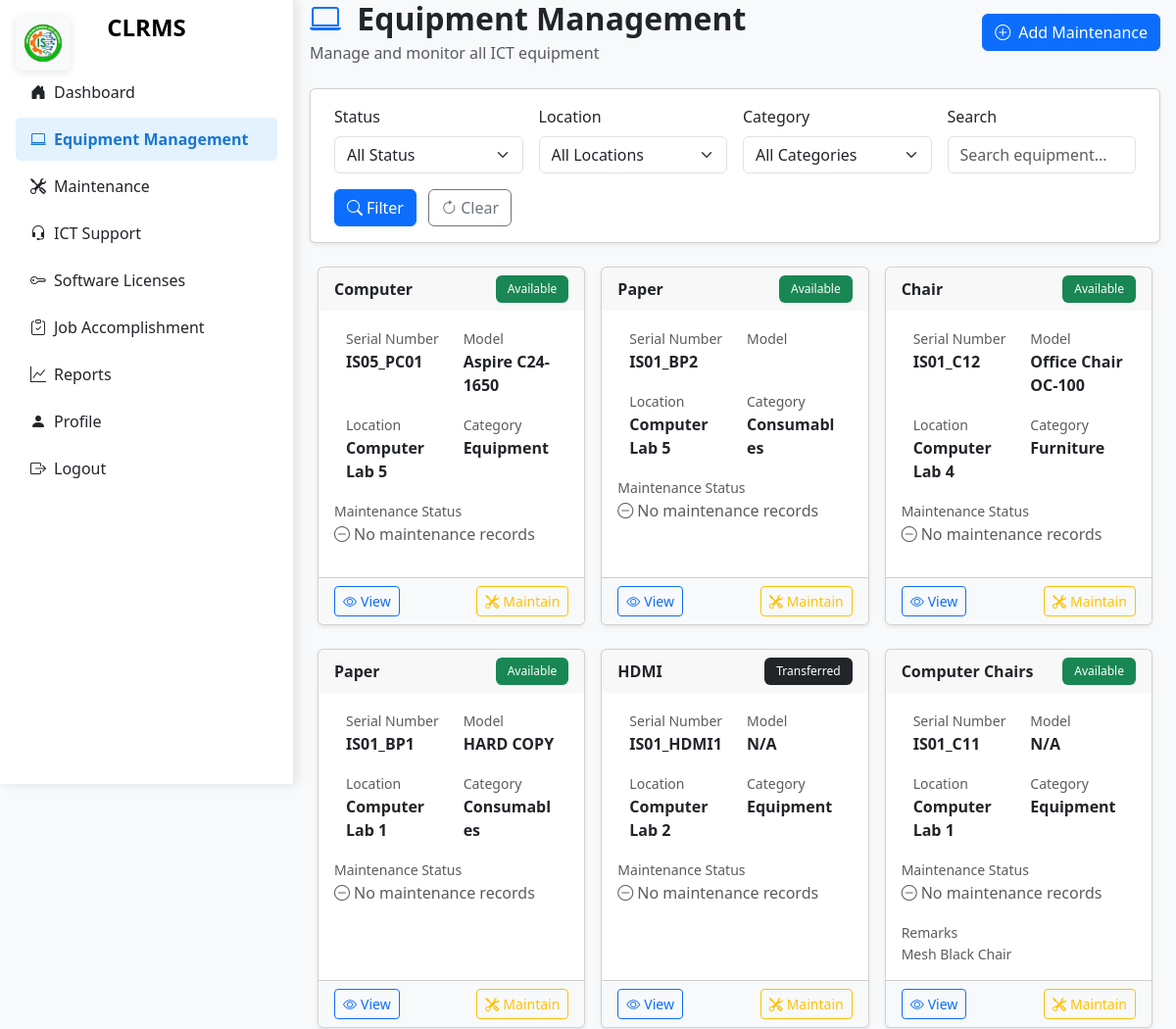
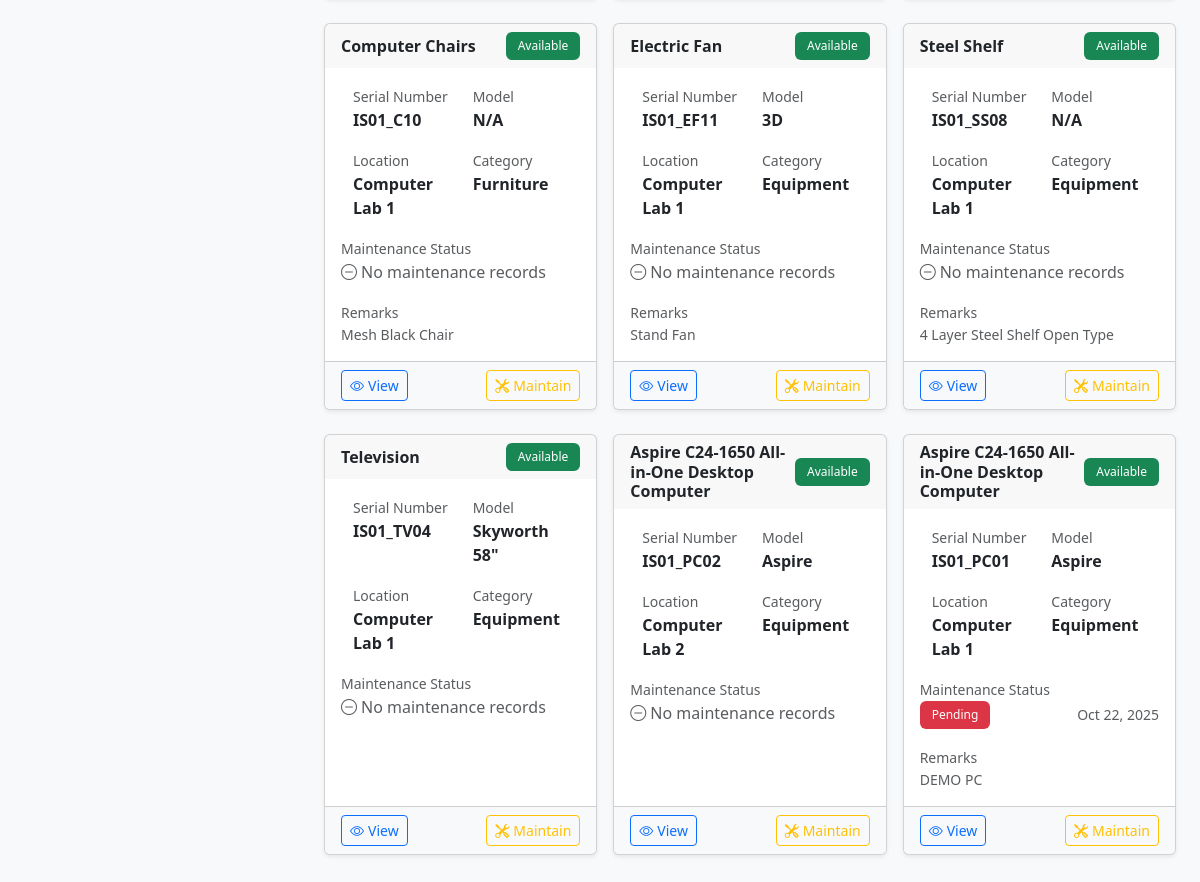
The app's page /pages/ict_equipment.php (signed in) with its own data (2 pictures, top to bottom).
### tables this page shows
CREATE TABLE `equipment` (
  `id` int(11) NOT NULL,
  `name` varchar(100) NOT NULL,
  `serial_number` varchar(100) NOT NULL,
  `model` varchar(100) DEFAULT NULL,
  `status` enum('Available','Borrowed','Maintenance','Repair','Retired','Under Repair','Disposed','Transferred') DEFAULT 'Available',
  `location` varchar(100) NOT NULL,
  `category` varchar(50) DEFAULT 'Equipment',
  `remarks` text DEFAULT NULL,
  `date_transferred` date DEFAULT NULL,
  `installation_date` date DEFAULT NULL,
  `last_maintenance_date` date DEFAULT NULL,
  `next_maintenance_date` date DEFAULT NULL,
  `maintenance_interval_months` int(11) DEFAULT 6,
  `last_updated_by` int(11) DEFAULT NULL,
  `last_updated_at` datetime DEFAULT NULL,
  `is_archived` tinyint(1) DEFAULT 0
);

CREATE TABLE `maintenance_records` (
  `id` int(11) NOT NULL,
  `equipment_id` int(11) NOT NULL,
  `type` enum('Maintenance','Repair') DEFAULT 'Maintenance',
  `issue_description` text NOT NULL,
  `maintenance_date` date NOT NULL,
  `repair_status` enum('Pending','In Progress','Completed') DEFAULT 'Pending',
  `notes` text DEFAULT NULL,
  `photo` varchar(255) DEFAULT NULL,
  `due_date` date DEFAULT NULL
);

### classes/Equipment.php (called while the page is built, shortened)
<?php
require_once 'Database.php';
require_once 'BaseModel.php';
class Equipment extends BaseModel {
    public function __construct() {
        $database = new Database();
    }
    public function filterAndSearchEquipment($status = '', $location = '', $search = '', $category = '') {
        $query = "SELECT * FROM equipment WHERE is_archived = 0";
        $params = [];
        $query .= " ORDER BY id DESC";
        $stmt = $this->conn->prepare($query);
        $stmt->execute($params);
        return $stmt->fetchAll(PDO::FETCH_ASSOC);
    }
}
?>

### classes/Database.php (called while the page is built, shortened)
<?php
class Database {
    private $host = DB_HOST;
    private $db_name = DB_NAME;
    private $username = DB_USER;
    private $password = DB_PASS;
    private $conn;
    public function getConnection() {
        if ($this->conn === null) {
            try {
                $this->conn = new PDO(
                    "mysql:host={$this->host};dbname={$this->db_name}",
                    $this->username,
                    $this->password
                );
                $this->conn->setAttribute(PDO::ATTR_ERRMODE, PDO::ERRMODE_EXCEPTION);
                $this->conn->exec("SET NAMES utf8mb4");
            } catch (PDOException $exception) {
                error_log('[Database Error] ' . $exception->getMessage(), 3, __DIR__ . '/../logs/error.log');
                die('A database error occurred. Please try again later.');
            }
        }
        return $this->conn;
    }
}
?>

### classes/EquipmentService.php (called while the page is built, shortened)
<?php
require_once 'Equipment.php';
class EquipmentService {
    private $equipmentModel;
    public function __construct() {
        $this->equipmentModel = new Equipment();
    }
    public function filterAndSearchEquipment($status = '', $location = '', $search = '', $category = '') {
        return $this->equipmentModel->filterAndSearchEquipment($status, $location, $search, $category);
    }
}

### classes/BaseModel.php (called while the page is built, shortened)
<?php
abstract class BaseModel {
    public function __construct($conn, $table_name) {
        $this->conn = $conn;
        $this->table_name = $table_name;
    }
}

### classes/Maintenance.php (called while the page is built, shortened)
<?php
require_once 'Database.php';
require_once 'BaseModel.php';
class Maintenance extends BaseModel {
    public function __construct() {
        $database = new Database();
    }
    public function getMaintenanceByEquipmentId($equipmentId) {
        $query = "SELECT m.*, e.name AS equipment_name
                  FROM " . $this->table_name . " m
                  JOIN equipment e ON m.equipment_id = e.id
                  WHERE m.equipment_id = :equipment_id
                  ORDER BY m.maintenance_date DESC";
        $stmt = $this->conn->prepare($query);
        $stmt->bindParam(':equipment_id', $equipmentId);
        $stmt->execute();
        return $stmt->fetchAll(PDO::FETCH_ASSOC);
    }
}

### classes/MaintenanceService.php (called while the page is built, shortened)
<?php
require_once 'Maintenance.php';
class MaintenanceService {
    private $maintenanceModel;
    public function __construct() {
        $this->maintenanceModel = new Maintenance();
    }
    public function getMaintenanceByEquipmentId($equipmentId) {
        return $this->maintenanceModel->getMaintenanceByEquipmentId($equipmentId);
    }
}

### pages/ict_equipment.php (the view, shortened to what this page needs)
<?php
require_once '../classes/EquipmentService.php';
require_once '../classes/MaintenanceService.php';
$equipmentService = new EquipmentService();
$maintenanceService = new MaintenanceService();
$statusFilter = $_GET['status'] ?? '';
$locationFilter = $_GET['location'] ?? '';
$searchFilter = $_GET['search'] ?? '';
$categoryFilter = $_GET['category'] ?? '';
try {
    $equipmentList = $equipmentService->filterAndSearchEquipment($statusFilter, $locationFilter, $searchFilter, $categoryFilter);
    $equipmentWithMaintenance = [];
    foreach ($equipmentList as $equipment) {
        $maintenance = $maintenanceService->getMaintenanceByEquipmentId($equipment['id']);
        $equipment['maintenance'] = $maintenance;
        $equipmentWithMaintenance[] = $equipment;
    }
} catch (Exception $e) {
    error_log('[ICT Equipment Error] ' . $e->getMessage(), 3, __DIR__ . '/../logs/error.log');
    $equipmentList = $equipmentWithMaintenance = [];
    $locations = $categories = [];
}
?>
<!DOCTYPE html>
<html lang="en">
<head>
    <link href="https://cdn.jsdelivr.net/npm/bootstrap@5.3.0/dist/css/bootstrap.min.css" rel="stylesheet">
    <link href="https://cdn.jsdelivr.net/npm/bootstrap-icons@1.10.5/font/bootstrap-icons.css" rel="stylesheet">
    <link href="../assets/css/style.css" rel="stylesheet">
    <link href="../assets/css/ict_portal.css" rel="stylesheet">
</head>
<body class="bg-light ict-portal">
    <?php include '../includes/ict_sidebar.php'; ?>
    <main class="main-content">
        <div class="container-fluid px-4">
            <div class="d-flex justify-content-between align-items-center mb-4">
                <div>
                    <h2 class="fw-bold mb-1">
                        <i class="bi bi-laptop me-2 text-primary"></i>
                    </h2>
                    <p class="text-muted mb-0">Manage and monitor all ICT equipment</p>
                </div>
                <div>
                    <button class="btn btn-primary" data-bs-toggle="modal" data-bs-target="#addMaintenanceModal">
                        <i class="bi bi-plus-circle me-2"></i>Add Maintenance
                    </button>
                </div>
            </div>
            <div class="card shadow-sm mb-4">
                <div class="card-body">
                    <form method="GET" class="row g-3">
                        <div class="col-md-3">
                            <label for="status" class="form-label">Status</label>
                            <select name="status" id="status" class="form-select">
                                <option value="">All Status</option>
                            </select>
                        </div>
                        <div class="col-md-3">
                            <label for="location" class="form-label">Location</label>
                            <select name="location" id="location" class="form-select">
                                <option value="">All Locations</option>
                            </select>
                        </div>
                        <div class="col-md-3">
                            <label for="category" class="form-label">Category</label>
                            <select name="category" id="category" class="form-select">
                                <option value="">All Categories</option>
                            </select>
                        </div>
                        <div class="col-md-3">
                            <label for="search" class="form-label">Search</label>
                            <input type="text" name="search" id="search" class="form-control"
                                   placeholder="Search equipment..." value="<?= htmlspecialchars($searchFilter) ?>">
                        </div>
                        <div class="col-12">
                            <button type="submit" class="btn btn-primary me-2">
                                <i class="bi bi-search me-1"></i>Filter
                            </button>
                            <a href="ict_equipment.php" class="btn btn-outline-secondary">
                                <i class="bi bi-arrow-clockwise me-1"></i>Clear
                            </a>
                        </div>
                    </form>
                </div>
            </div>
            <div class="row">
                <?php if (empty($equipmentWithMaintenance)): ?>
                    <div class="col-12">
                        <div class="card shadow-sm">
                            <div class="card-body text-center py-5">
                                <i class="bi bi-laptop text-muted" style="font-size: 3rem;"></i>
                                <h5 class="mt-3 text-muted">No equipment found</h5>
                                <p class="text-muted">Try adjusting your filters or add new equipment</p>
                            </div>
                        </div>
                    </div>
                <?php else: ?>
                    <?php foreach ($equipmentWithMaintenance as $equipment): ?>
                        <div class="col-md-6 col-lg-4 mb-4">
                            <div class="card shadow-sm h-100">
                                <div class="card-header d-flex justify-content-between align-items-center">
                                    <h6 class="mb-0 fw-bold"><?= htmlspecialchars($equipment['name']) ?></h6>
                                    <span class="badge bg-<?= match($equipment['status']) {
                                        'Available' => 'success',
                                        'Borrowed' => 'warning',
                                        'Under Repair' => 'danger',
                                        'Disposed' => 'secondary',
                                        default => 'dark'
                                    } ?>">
                                        <?= htmlspecialchars($equipment['status']) ?>
                                    </span>
                                </div>
                                <div class="card-body">
                                    <div class="row mb-3">
                                        <div class="col-6">
                                            <small class="text-muted">Serial Number</small>
                                            <div class="fw-bold"><?= htmlspecialchars($equipment['serial_number']) ?></div>
                                        </div>
                                        <div class="col-6">
                                            <small class="text-muted">Model</small>
                                            <div class="fw-bold"><?= htmlspecialchars($equipment['model']) ?></div>
                                        </div>
                                    </div>
                                    <div class="row mb-3">
                                        <div class="col-6">
                                            <small class="text-muted">Location</small>
                                            <div class="fw-bold"><?= htmlspecialchars($equipment['location']) ?></div>
                                        </div>
                                        <div class="col-6">
                                            <small class="text-muted">Category</small>
                                            <div class="fw-bold"><?= htmlspecialchars($equipment['category']) ?></div>
                                        </div>
                                    </div>
                                    <div class="maintenance-status mb-3">
                                        <small class="text-muted">Maintenance Status</small>
                                        <?php if (!empty($equipment['maintenance'])): ?>
                                            <?php $latestMaintenance = $equipment['maintenance'][0]; ?>
                                            <div class="d-flex justify-content-between align-items-center">
                                                <span class="badge bg-<?= match($latestMaintenance['repair_status']) {
                                                    'Completed' => 'success',
                                                    'In Progress' => 'warning',
                                                    'Pending' => 'danger',
                                                    default => 'secondary'
                                                } ?>">
                                                    <?= htmlspecialchars($latestMaintenance['repair_status']) ?>
                                                </span>
                                                <small class="text-muted">
                                                    <?= date('M d, Y', strtotime($latestMaintenance['maintenance_date'])) ?>
                                                </small>
                                            </div>
                                        <?php else: ?>
                                            <div class="text-muted">
                                                <i class="bi bi-dash-circle me-1"></i>No maintenance records
                                            </div>
                                        <?php endif; ?>
                                    </div>
                                    <?php if ($equipment['remarks']): ?>
                                        <div class="remarks">
                                            <small class="text-muted">Remarks</small>
                                            <div class="text-muted small"><?= htmlspecialchars($equipment['remarks']) ?></div>
                                        </div>
                                    <?php endif; ?>
                                </div>
                                <div class="card-footer bg-light">
                                    <div class="d-flex justify-content-between">
                                        <a href="equipment_details.php?id=<?= $equipment['id'] ?>"
                                           class="btn btn-sm btn-outline-primary">
                                            <i class="bi bi-eye me-1"></i>View
                                        </a>
                                        <a href="ict_maintenance.php?equipment_id=<?= $equipment['id'] ?>"
                                           class="btn btn-sm btn-outline-warning">
                                            <i class="bi bi-tools me-1"></i>Maintain
                                        </a>
                                    </div>
                                </div>
                            </div>
                        </div>
                    <?php endforeach; ?>
                <?php endif; ?>
            </div>
        </div>
    </main>
</body>
</html>

### records on screen
equipment: name "Computer", status "Available", serial_number "IS05_PC01", model "Aspire C24-1650", location "Computer Lab 5", category "Equipment", shows "No maintenance records"
equipment: name "Paper", status "Available", serial_number "IS01_BP2", location "Computer Lab 5", category "Consumables", shows "No maintenance records"
equipment: name "Chair", status "Available", serial_number "IS01_C12", model "Office Chair OC-100", location "Computer Lab 4", category "Furniture", shows "No maintenance records"
equipment: name "Paper", status "Available", serial_number "IS01_BP1", model "HARD COPY", location "Computer Lab 1", category "Consumables", shows "No maintenance records"
equipment: name "HDMI", status "Transferred", serial_number "IS01_HDMI1", model "N/A", location "Computer Lab 2", category "Equipment", shows "No maintenance records"
equipment: name "Computer Chairs", status "Available", serial_number "IS01_C11", model "N/A", location "Computer Lab 1", category "Equipment", shows "No maintenance records", remarks "Mesh Black Chair"
equipment: name "Computer Chairs", status "Available", serial_number "IS01_C10", model "N/A", location "Computer Lab 1", category "Furniture", shows "No maintenance records", remarks "Mesh Black Chair"
equipment: name "Electric Fan", status "Available", serial_number "IS01_EF11", model "3D", location "Computer Lab 1", category "Equipment", shows "No maintenance records", remarks "Stand Fan"
equipment: name "Steel Shelf", status "Available", serial_number "IS01_SS08", model "N/A", location "Computer Lab 1", category "Equipment", shows "No maintenance records", remarks "4 Layer Steel Shelf Open Type"
equipment: name "Television", status "Available", serial_number "IS01_TV04", model "Skyworth 58\"", location "Computer Lab 1", category "Equipment", shows "No maintenance records"
equipment: name "Aspire C24-1650 All-in-One Desktop Computer", status "Available", serial_number "IS01_PC02", model "Aspire", location "Computer Lab 2", category "Equipment", shows "No maintenance records"
equipment: name "Aspire C24-1650 All-in-One Desktop Computer", status "Available", serial_number "IS01_PC01", model "Aspire", location "Computer Lab 1", category "Equipment", remarks "DEMO PC"
maintenance_records: repair_status "Pending", maintenance_date "Oct 22, 2025"
